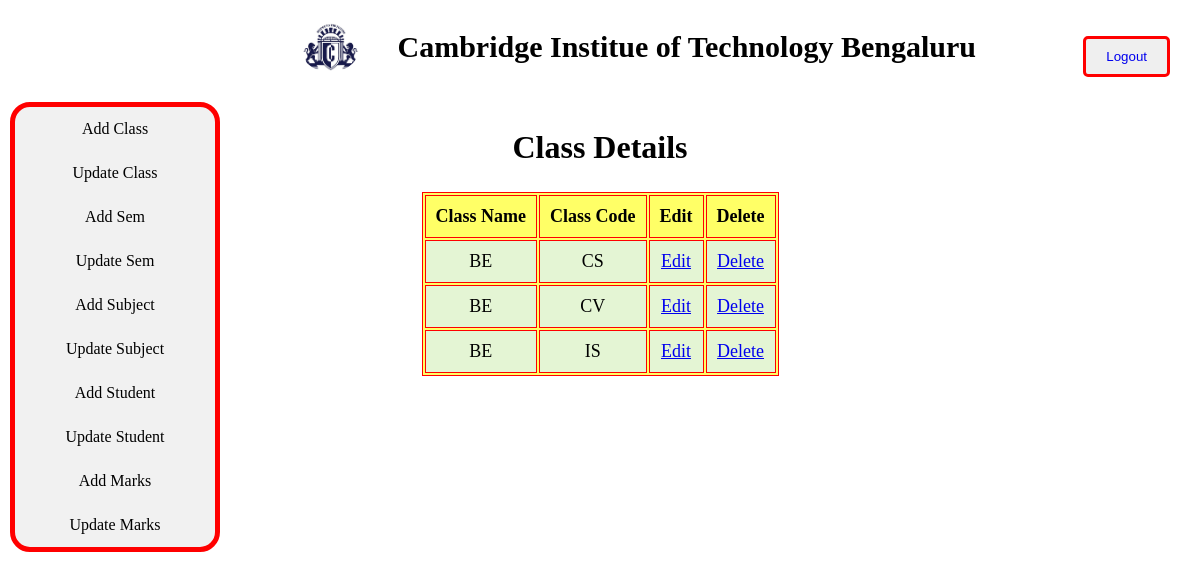
Screenshot of /admin/display_class.php with the database file from the repository.
### tables this page shows
CREATE TABLE IF NOT EXISTS `class_srms` (
  `class_id` int(11) NOT NULL AUTO_INCREMENT,
  `class_name` varchar(250) NOT NULL,
  `class_code` varchar(100) NOT NULL,
  PRIMARY KEY (`class_id`)
);

### admin/display_class.php (the view, shortened to what this page needs)
<?php
include('adminpage.php');
$con = mysqli_connect("localhost", "root", "", "stud-result-mgmt-sys");
$sql = "SELECT * FROM class_srms";
$result = mysqli_query($con, $sql);
?>
<!DOCTYPE html>
<html lang="en">
<head>
</head>
<body>
    <section>
        <h1 class="tablehead">Class Details</h1>
        <table>
            <tr>
                <th>Class Name</th>
                <th>Class Code</th>
                <th>Edit</th>
                <th>Delete</th>
            </tr>
            <?php
            while ($rows = $result->fetch_assoc()) {
            ?>
                <tr>
                    <td><?php echo $rows['class_name']; ?></td>
                    <td><?php echo $rows['class_code']; ?></td>
                    <td><a href="update_class.php?cid=<?php echo $rows['class_id']; ?>&cn=<?php echo $rows['class_name']; ?>&cd=<?php echo $rows['class_code']; ?>">Edit</a></td>
                    <td><a href="display_class.php?del=<?php echo $rows['class_id']; ?>">Delete</a></td>
                </tr>
            <?php
            }
            ?>
        </table>
    </section>
</body>
</html>

### admin/adminpage.php (style rules this page uses)
body { margin: 0; height: 100%; }

### admin/display_class.php (style rules this page uses)
table { margin: 0 auto; font-size: large; border: 1px solid #FF0000; background-color: #ffff66; }
.tablehead { text-align: center; font-size: xx-large; font-family: 'Gill Sans', 'Gill Sans MT', ' Calibri', 'Trebuchet MS', 'sans-serif'; }
td { background-color: #E4F5D4; border: 1px solid #FF0000; }
th, td { font-weight: bold; border: 1px solid #FF0000; padding: 10px; text-align: center; }
td { font-weight: lighter; }

### rows the page displays
class_srms: class_name "BE", class_code "CS"
class_srms: class_name "BE", class_code "CV"
class_srms: class_name "BE", class_code "IS"
